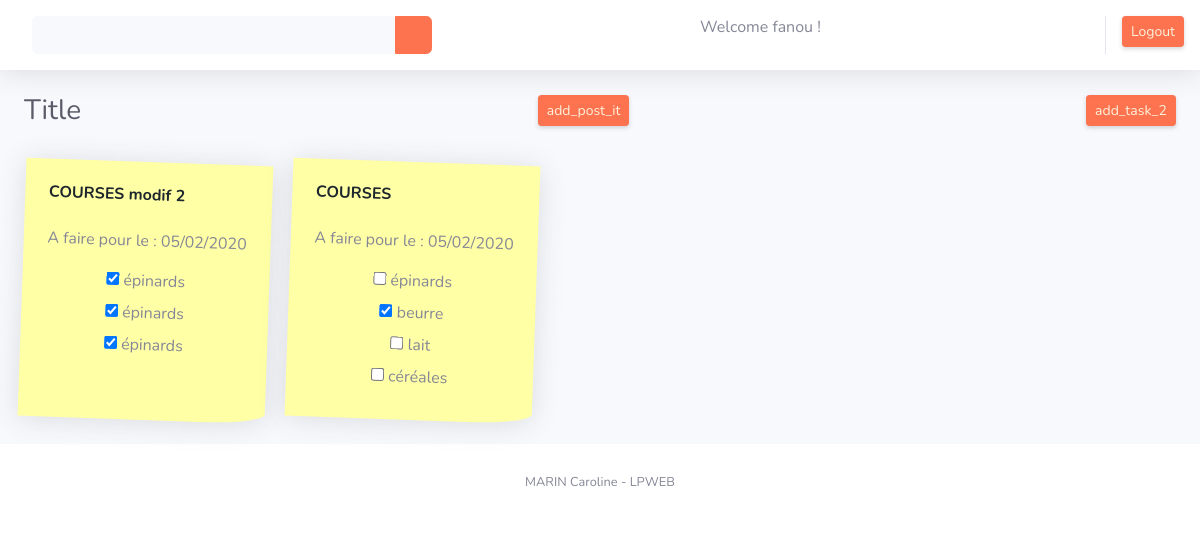
Screenshot of / (signed in) with the database file from the repository.
### app/models.py (models this page shows, shortened)
class Person(models.Model):
    user = models.OneToOneField(User, on_delete=models.CASCADE)
    def __str__(self):
        return f'{str(self.user)}'

class PostIt(models.Model):
    title = models.CharField(null=False, blank=False, default="Titre", max_length=100)
    createdAt = models.DateField(default=date.today)
    toDoFor = models.DateField(null=False, blank=False, default=date.today)
    tasks = models.ManyToManyField(Task)
    user = models.ForeignKey(Person, on_delete=models.CASCADE, null=None, default=None)
    def get_postittask(self):
        return PostitTask.objects.filter(postit_id=self.id)

class PostitTask(models.Model):
    postit = models.ForeignKey(PostIt, on_delete=models.CASCADE)
    task = models.ForeignKey(Task, on_delete=models.CASCADE)
    done = models.BooleanField(default=False)

class Task(models.Model):
    description = models.CharField(max_length=200, blank=True, null=True, default='(no task)')

### app/views.py (the view)
# urls.py: url(r'^$', IndexView.as_view(), name='app_index'),
class IndexView(LoginRequiredMixin, ListView):
    login_url = '/login/'
    template_name = 'index.html'
    model = PostIt
    def get_queryset(self):
        if self.request.GET.get('search') is not None:
            return PostIt.objects.filter(user_id=Person.objects.get(user=self.request.user),
                                         title__icontains=self.request.GET.get("search"))
        else:
            return PostIt.objects.filter(user_id=Person.objects.get(user=self.request.user))
    def get_context_data(self, **kwargs):
        result = super().get_context_data(**kwargs)
        result['title'] = _('Title')
        result['user'] = Person.objects.get(user=self.request.user)
        result['form'] = PostitTaskForm()
        return result

### app/forms/postit_task.py
class PostitTaskForm(ModelForm):
    done = forms.BooleanField(widget=forms.CheckboxInput(attrs={'onclick': 'this.form.submit()', 'class': 'check_box',
                                                                'id': 'task_pi', 'name': 'task_pi'}),
                              required=False)
    class Meta:
        model = PostitTask
        fields = ('done',)

### templates/index.html (shortened to what this page needs)
{% extends 'base.html' %}
{% load i18n %}
{% load static %}
{% block content %}
    <body id="page-top">
    <div id="wrapper">
        <div id="content-wrapper" class="d-flex flex-column">
            <div id="content">
                <nav class="navbar navbar-expand navbar-light bg-white topbar mb-4 static-top shadow">
                    <form method="GET" action="{% url 'app_index' %}" class="d-none d-sm-inline-block form-inline mr-auto ml-md-3 my-2 my-md-0 mw-100 navbar-search">
                        <div class="input-group">
                            <input type="text" class="form-control bg-light border-0 small"
                                   aria-label="Search" aria-describedby="basic-addon2" name="search">
                            <div class="input-group-append">
                                <button class="btn btn-primary" type="submit">
                                    <i class="fas fa-search fa-sm"></i>
                                </button>
                            </div>
                        </div>
                    </form>
                    <p>{% trans "Welcome" %} {{ user }} !</p>
                    <ul class="navbar-nav ml-auto">
                        <li class="nav-item dropdown no-arrow">
                            <a href="{% url 'app_logout' %}" class="d-none d-sm-inline-block btn btn-sm btn-primary shadow-sm">{% trans "Logout" %}</a>
                        </li>
                    </ul>
                </nav>
                <div class="container-fluid">
                    <div class="d-sm-flex align-items-center justify-content-between mb-4">
                        <h1 class="h3 mb-0 text-gray-800">{{ title }}</h1>
                        <a href="{% url 'app_postit' %}"
                           class="d-none d-sm-inline-block btn btn-sm btn-primary shadow-sm">{% trans 'add_post_it' %}</a>
                        <a href="{% url 'app_task' %}"
                           class="d-none d-sm-inline-block btn btn-sm btn-primary shadow-sm">{% trans 'add_task_2' %}</a>
                    </div>
                    <div class="row">
                        {% for object in object_list %}
                            <div class="card-pi shadow mb-4">
                                <h6 class="m-0 font-weight-bold text-primary">{{ object.title }}</h6>
                                <a class="edit-postit" href="{% url 'app_update' object.pk %}"><i class="far fa-edit"></i></a>
                                <a class="edit-postit" href="{% url 'app_delete' object.pk %}"><i class="far fa-trash-alt"></i></a>
                                <p>A faire pour le : {{ object.toDoFor|date:"d/m/Y" }}</p>
                                {% for postittask in object.get_postittask %}
                                    <div class="card-body">
                                    <form method="POST" action="{% url 'app_submit' %}" id="task_done">
                                        <input type="checkbox" name="done" onclick="this.form.submit()" class="check_box" id="task_pi" {% if postittask.done == True %} checked {% endif %}>
                                        <label class="strikethrough">{{ postittask.task.description }}</label>
                                    </form>
                                    </div>
                                {% endfor %}
                            </div>
                        {% endfor %}
                    </div>
                </div>
            </div>
            <footer class="sticky-footer bg-white">
                <div class="container my-auto">
                    <div class="copyright text-center my-auto">
                        <span>MARIN Caroline - LPWEB</span>
                    </div>
                </div>
            </footer>
        </div>
    </div>
    </body>
{% endblock %}

### templates/base.html (shortened to what this page needs)
{% load static %}
<!DOCTYPE html>
    <html lang="en">
    <head>
        <link href="{% static '/vendor/fontawesome-free/css/all.min.css' %}" rel="stylesheet" type="text/css">
        <link href="{% static '/css/sb-admin-2.min.css' %}" rel="stylesheet">
        <link href="{% static '/css/custom.css' %}" rel="stylesheet">
    </head>
    {% block content %}
    {% endblock %}
    </html>

### static/css/custom.css (style rules this page uses)
:root { --primary: #fd734f; }
.text-primary { color: #1d262d !important; }
.btn-primary { color: #fcf1db; background-color: #fd734f; border-color: #fd734f; }
.card-pi { margin: 10px; padding: 2%; background-color: #ffffa5; box-shadow: 2px 4px 6px #444; -moz-box-shadow: 2px 4px 6px #444; -webkit-box-shadow: 2px 4px 6px #444; transform: rotate(2deg); -moz-transform: rotate(2deg); -webkit-transform: rotate(2deg); -o-transform: rotate(2deg); -ms-transform: rotate(2deg); border-bottom-right-radius: 60px 10px; }
.card-body { padding: 0 !important; text-align: left; }
.card-body { padding: 100px; }
form { text-align: center; }
a { color: #1d262d; }

### rows the page displays
Person: user.username "fanou"
PostIt: title "COURSES modif 2", toDoFor "05/02/2020"
PostitTask: done "☑", task.description "épinards"
PostitTask: done "☑", task.description "épinards"
PostitTask: done "☑", task.description "épinards"
PostIt: title "COURSES", toDoFor "05/02/2020"
PostitTask: task.description "épinards"
PostitTask: done "☑", task.description "beurre"
PostitTask: task.description "lait"
PostitTask: task.description "céréales"

### other values shown
{{ title }} "Title"
